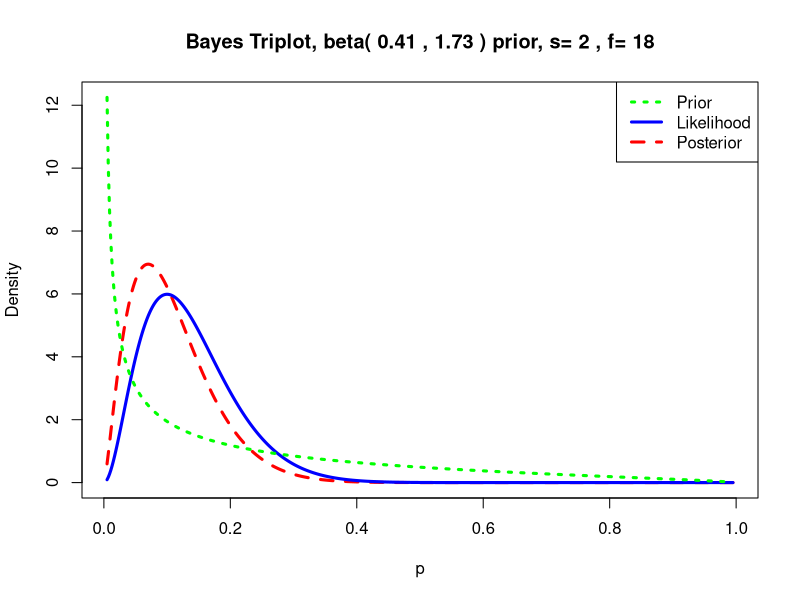
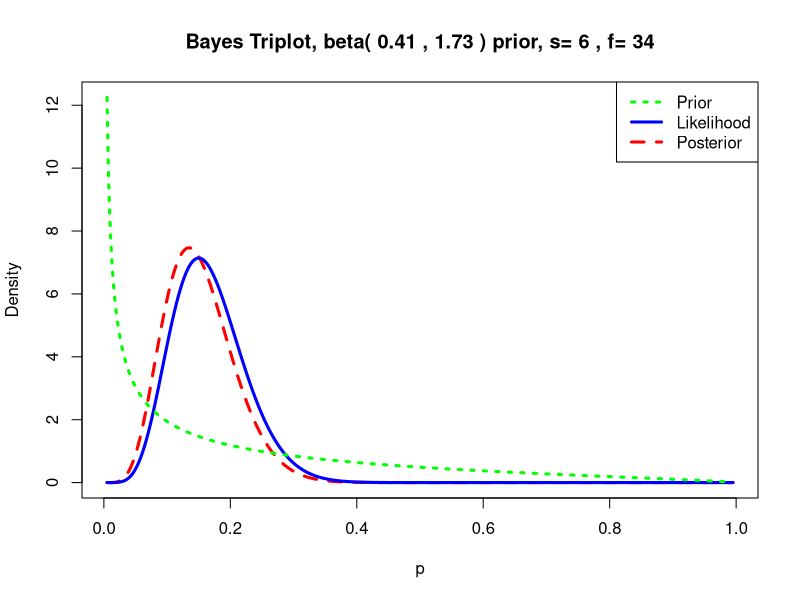
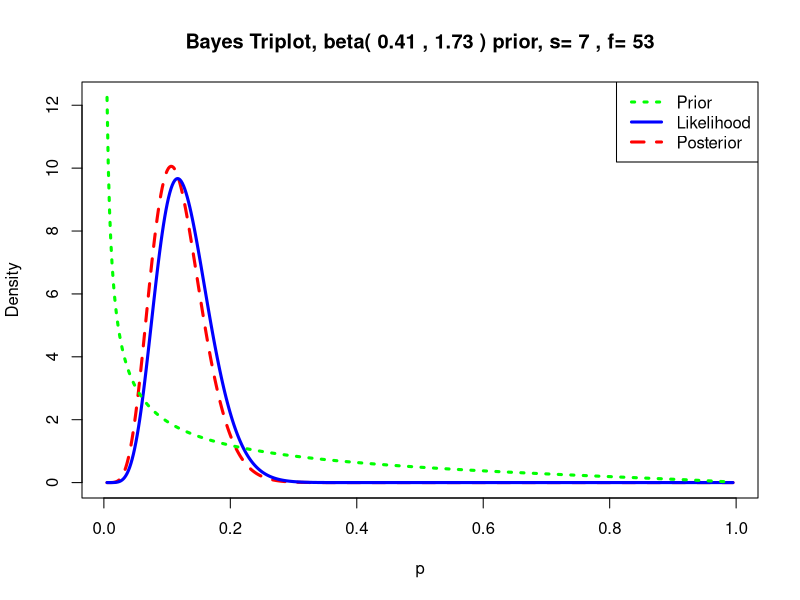
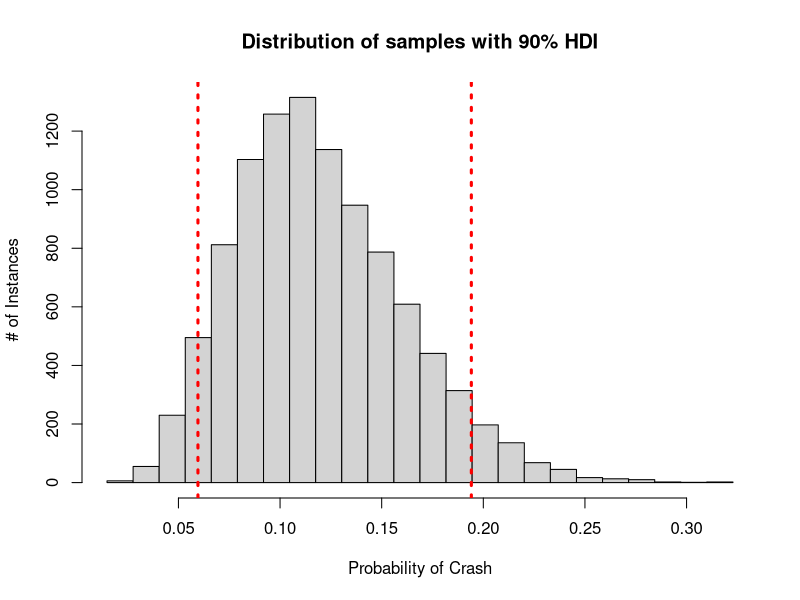
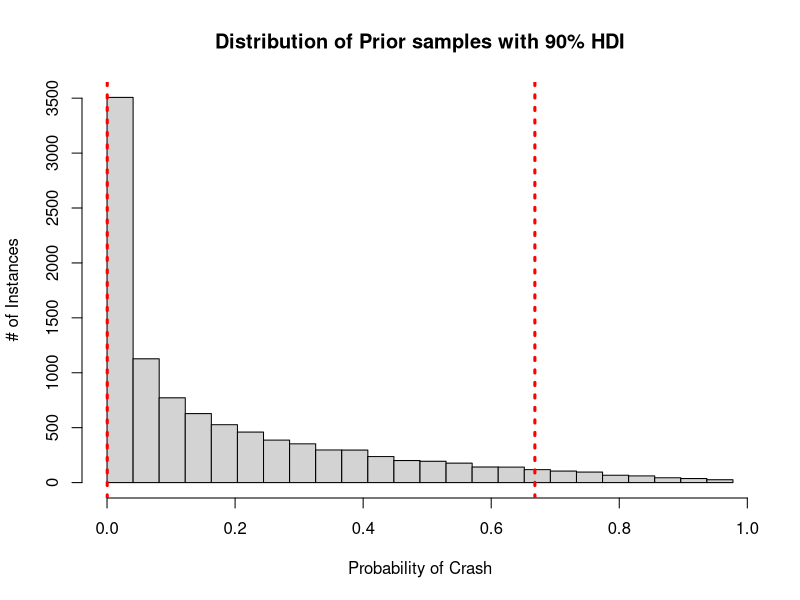
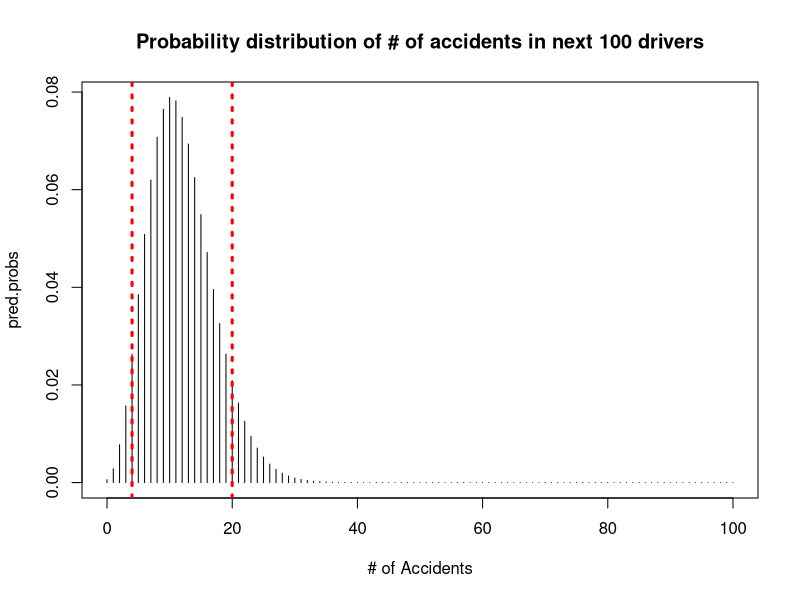
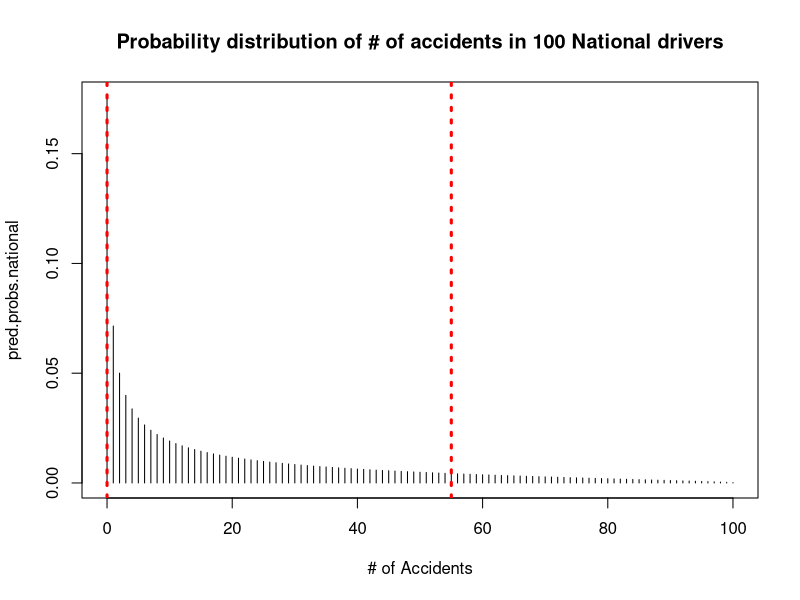

The R source for these figures, in order:
#Compute the probability that the driver of a car is texting at a specific intersection.
# Nationally the cumulative probability that a driver is texting is:
# P = 0.5, at x = 0.1
# P = 0.75 at x = 0.3

#  Given these data
#   Compute the Beta prior, and report the coefficients
library(LearnBayes)

#Setting the Beta Prior
# Nationally the *cumulative probability* that a driver is texting is:
# P = 0.5, at x = 0.1
# P = 0.75 at x = 0.3 -> Cumulative Probability hence p=0.25 at x = 0.3

beta.prior = beta.select(list(p = 0.5, x = 0.1), list(p = 0.75, x = 0.3))
beta.prior

  
#You observe cars at a location three times and note the number of texting drivers:
#1. 2 texting out of 20 drivers
#2. 4 texting out of 20 drivers
#3. 1 texting out of 20 drivers
#   Plot the prior, likelihood and posterior three times as you update your belief based on collecting more data
require(repr)
options(repr.plot.width = 6, repr.plot.height = 5)
triplot(beta.prior, c(2,18))
triplot(beta.prior, c(6,34))
triplot(beta.prior, c(7,53))

#   Simulate the final posterior distribution and do the following:
#   Plot the posterior with the 90% HDI shown
#   Report the upper and lower limits of the 90% HDI

#Posterior Distributions
options(repr.plot.width = 8, repr.plot.height = 5)
final.posterior = beta.prior + c(7,53)
post.sample = rbeta(10000, final.posterior[1], final.posterior[2])
par(mfrow = c(1,1))
quants = quantile(post.sample, c(0.05, 0.95))
breaks = seq(min(post.sample), max(post.sample), length.out = 25)

hist(post.sample, breaks = breaks, main = "Distribution of samples with 90% HDI", xlab = "Probability of Crash", ylab ="# of Instances")
abline(v = quants[1], lty = 3, col = "red", lwd = 3)
abline(v = quants[2], lty = 3, col = "red", lwd = 3)
#predplot(final.posterior,60,7 )

#90% HDI on Prior Distribution
prior.sample = rbeta(10000, beta.prior[1], beta.prior[2])
par(mfrow = c(1,1))
quants = quantile(prior.sample, c(0.05, 0.95))
breaks = seq(min(prior.sample), max(prior.sample), length.out = 25)

hist(prior.sample, breaks = breaks, main = "Distribution of Prior samples with 90% HDI", xlab = "Probability of Crash", ylab ="# of Instances")
abline(v = quants[1], lty = 3, col = "red", lwd = 3)
abline(v = quants[2], lty = 3, col = "red", lwd = 3)

#   Of the next hundred drivers what are the number of texting drivers in the 90% HDI?
n = 100
s = 0:n
pred.probs = pbetap(final.posterior, n, s)
plot(s, pred.probs, type = "h",
     main = "Probability distribution of # of accidents in next 100 drivers", xlab = "# of Accidents")
discint(cbind(s, pred.probs),0.90)
interval = discint(cbind(s, pred.probs),0.90)$set
abline(v = interval[1], lty = 3, col = "red", lwd = 3)
abline(v = interval[length(interval)], lty = 3, col = "red", lwd = 3)
mean(pred.probs)

#Are the drivers in this area better or worse that the national figures indicate?
n = 100
s = 0:n
pred.probs.national = pbetap(beta.prior, n, s)
plot(s, pred.probs.national, type = "h",
     main = "Probability distribution of # of accidents in 100 National drivers", xlab = "# of Accidents")
discint(cbind(s, pred.probs.national),0.90)
interval = discint(cbind(s, pred.probs.national),0.90)$set
abline(v = interval[1], lty = 3, col = "red", lwd = 3)
abline(v = interval[length(interval)], lty = 3, col = "red", lwd = 3)
mean(pred.probs.national)
